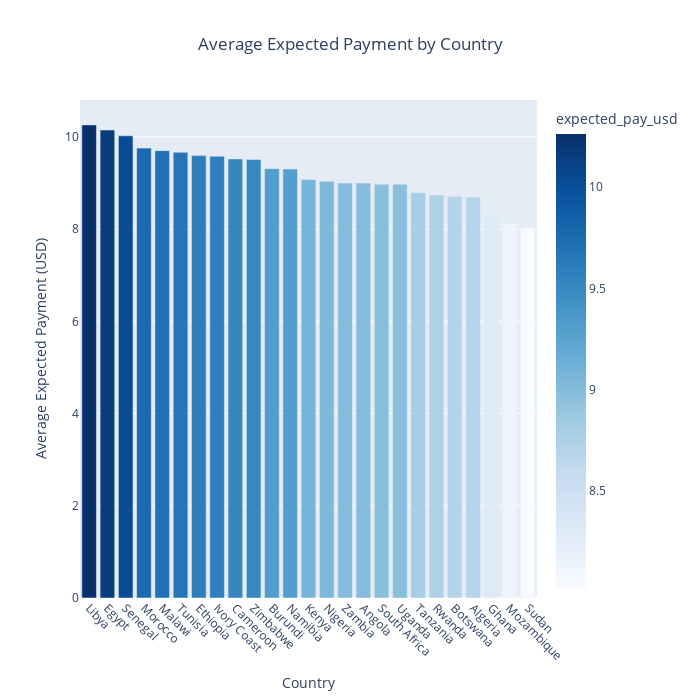

Notebook code cell kept with this figure:
### Code cell
#use interactive plot
fig = px.bar(avg_payment_country,x='country',
             y = 'expected_pay_usd',
    title='Average Expected Payment by Country',
    labels=('Country', 'Average Expected Payment (USD)'),
    color='expected_pay_usd',
    color_continuous_scale='Blues')
fig.update_layout(
    width = 700,
    height = 700,
    xaxis_title='Country',
    yaxis_title='Average Expected Payment (USD)',
    xaxis_tickangle=45,  
    title_x=0.5)
fig.show()

### Figure 1 — Plotly figure (JSON) as saved in the notebook; plotly's stock layout.template omitted (floating-point values rounded to 4 significant figures)
{"data": [{"alignmentgroup": "True", "hovertemplate": "country=%{x}<br>expected_pay_usd=%{marker.color}<extra></extra>", "legendgroup": "", "marker": {"color": [10.26, 10.15, 10.02, 9.758, 9.703, 9.667, 9.595, 9.581, 9.523, 9.512, 9.311, 9.304, 9.078, 9.038, 9, 9, 8.976, 8.975, 8.789, 8.742, 8.711, 8.694, 8.3, 8.125, 8.023], "coloraxis": "coloraxis", "pattern": {"shape": ""}}, "name": "", "offsetgroup": "", "orientation": "v", "showlegend": false, "textposition": "auto", "type": "bar", "x": ["Libya", "Egypt", "Senegal", "Morocco", "Malawi", "Tunisia", "Ethiopia", "Ivory Coast", "Cameroon", "Zimbabwe", "Burundi", "Namibia", "Kenya", "Nigeria", "Zambia", "Angola", "South Africa", "Uganda", "Tanzania", "Rwanda", "Botswana", "Algeria", "Ghana", "Mozambique", "Sudan"], "xaxis": "x", "y": [10.26, 10.15, 10.02, 9.758, 9.703, 9.667, 9.595, 9.581, 9.523, 9.512, 9.311, 9.304, 9.078, 9.038, 9, 9, 8.976, 8.975, 8.789, 8.742, 8.711, 8.694, 8.3, 8.125, 8.023], "yaxis": "y"}], "layout": {"barmode": "relative", "coloraxis": {"colorbar": {"title": {"text": "expected_pay_usd"}}, "colorscale": [[0, "rgb(247,251,255)"], [0.125, "rgb(222,235,247)"], [0.25, "rgb(198,219,239)"], [0.375, "rgb(158,202,225)"], [0.5, "rgb(107,174,214)"], [0.625, "rgb(66,146,198)"], [0.75, "rgb(33,113,181)"], [0.875, "rgb(8,81,156)"], [1, "rgb(8,48,107)"]]}, "height": 700, "legend": {"tracegroupgap": 0}, "title": {"text": "Average Expected Payment by Country", "x": 0.5}, "width": 700, "xaxis": {"anchor": "y", "autorange": true, "domain": [0, 1], "range": [-0.5, 24.5], "tickangle": 45, "title": {"text": "Country"}, "type": "category"}, "yaxis": {"anchor": "x", "autorange": true, "domain": [0, 1], "range": [0, 10.8], "title": {"text": "Average Expected Payment (USD)"}, "type": "linear"}}}
